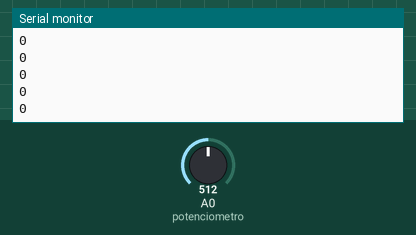
A sketch run on a simulated Arduino Uno, built with avr-gcc and run on an emulated ATmega328P. Parts: the last lines printed to the serial monitor. Inputs (shaded band) come from the test bench; at power-on: A0 (potenciometro) = 512.

Above: at 1.2 s.
1.3 s: A0 (potenciometro) set to 716
At 1.32 s:
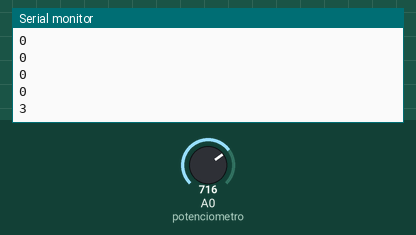
2.8 s: A0 (potenciometro) set to 900
At 2.83 s:
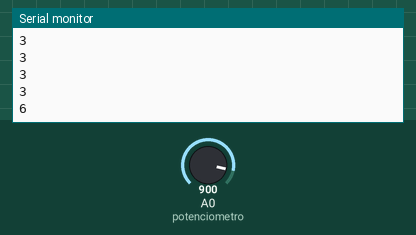
Timing chart, 0 to 5.8 s (numbered marks = the images above; inputs shaded):
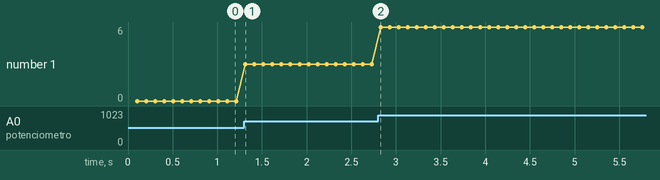

Measured:
- after the input at 1.3 s, the serial monitor: prints a new line at once (image 1)
- after the input at 2.8 s, the serial monitor: prints a new line at once (image 2)
- plotted number 1: 0 → 3 after the input at 1.3 s, 3 → 6 after the input at 2.8 s

The sketch:

comunicacion_serail_Ejercicio6.ino
```cpp
  int potenciometro = A0;
int valpotenciometro = 0;
int valormap = 0;
unsigned long previousMillis = 0;
void setup() {
  Serial.begin(9600);
  pinMode(potenciometro, INPUT);
}

void loop() {

  unsigned long currentMillis = millis();
  int milisActual = 0;
  if ((currentMillis - previousMillis) > 100) {
    previousMillis =currentMillis;
    valpotenciometro = analogRead(potenciometro);
    valormap = map(valpotenciometro, 0, 1020, -9, 9);
    Serial.println(valormap);
  }
}
```
